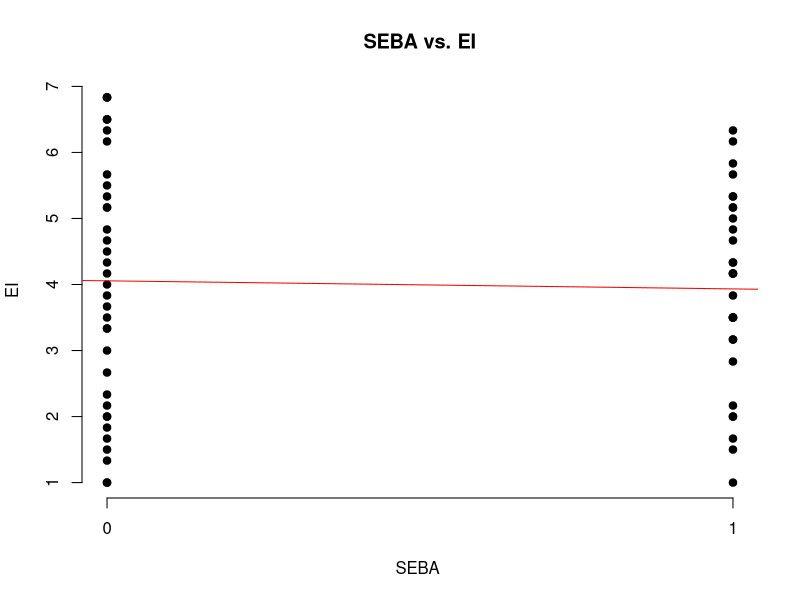
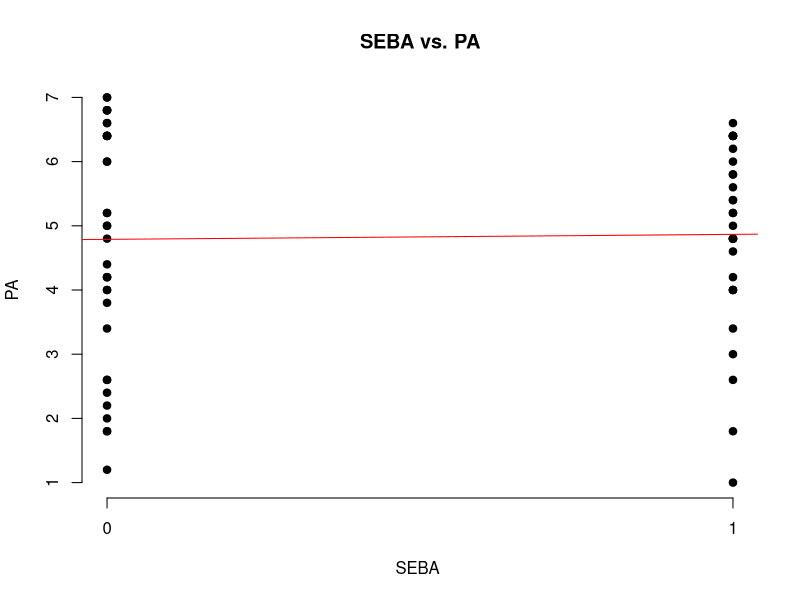
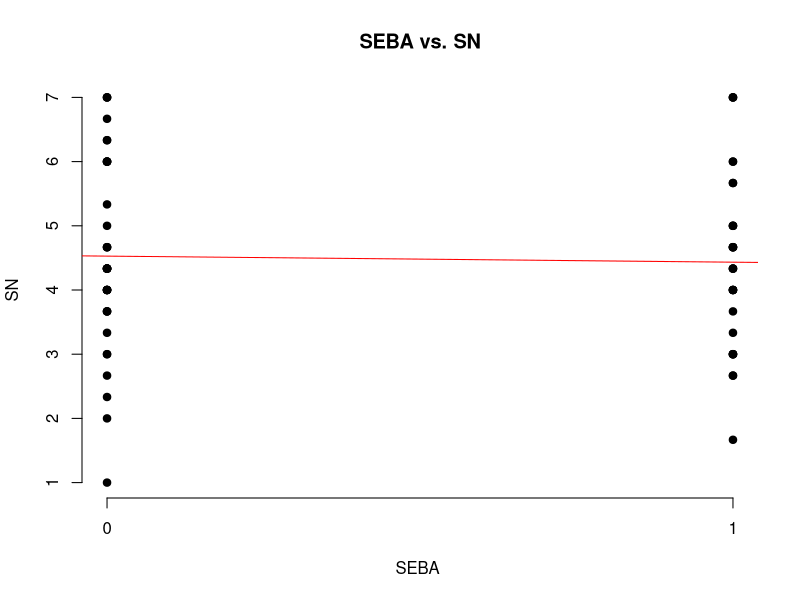
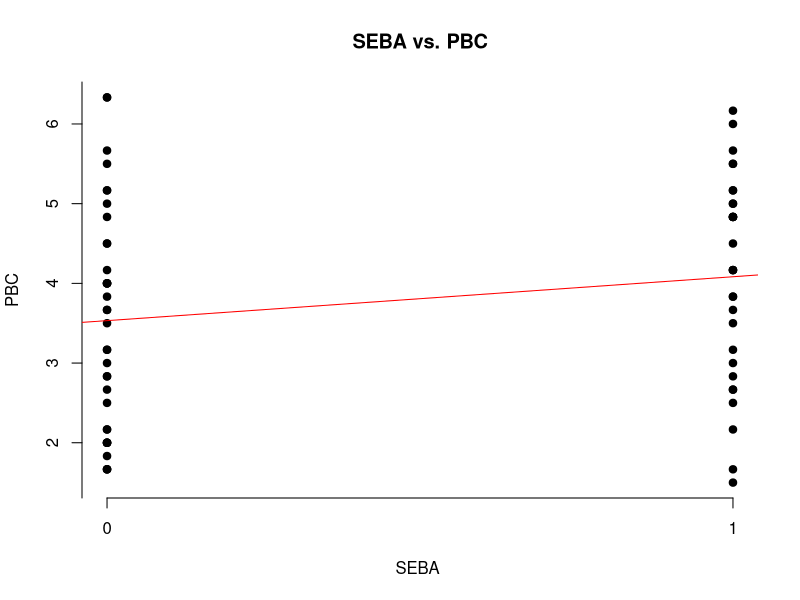
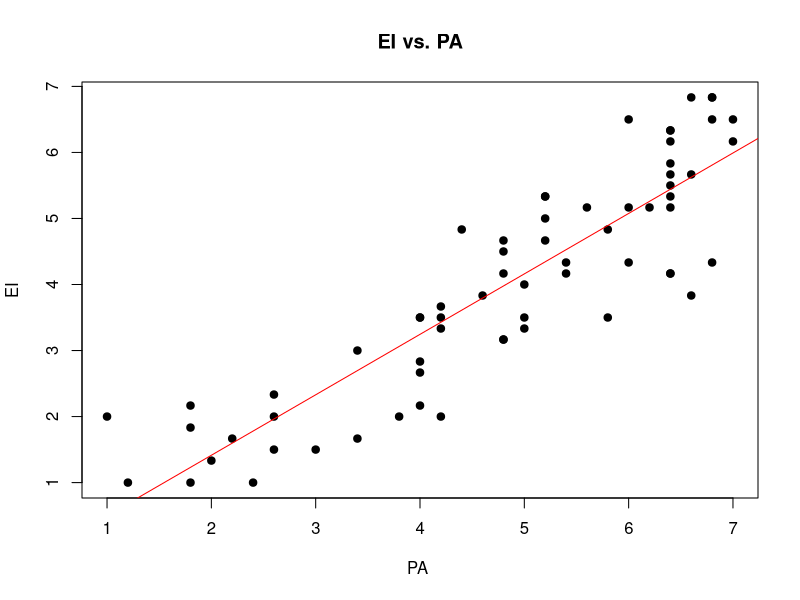
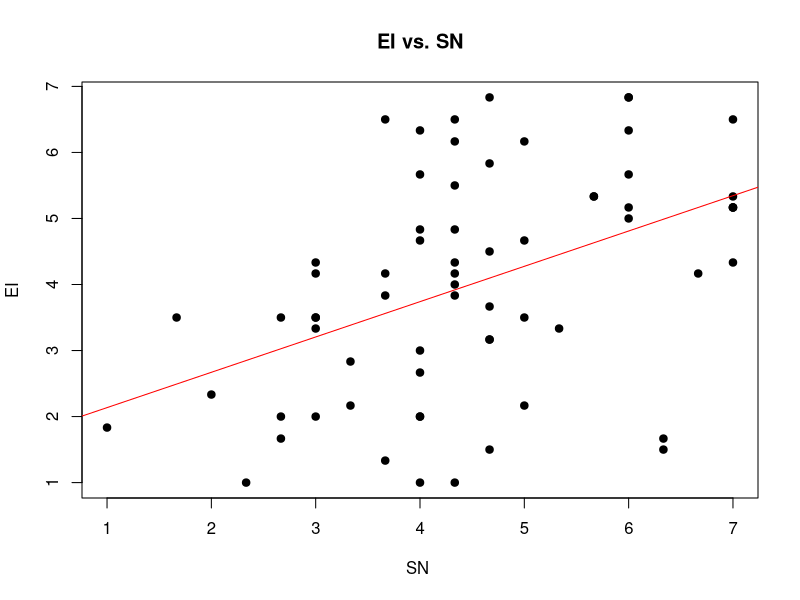
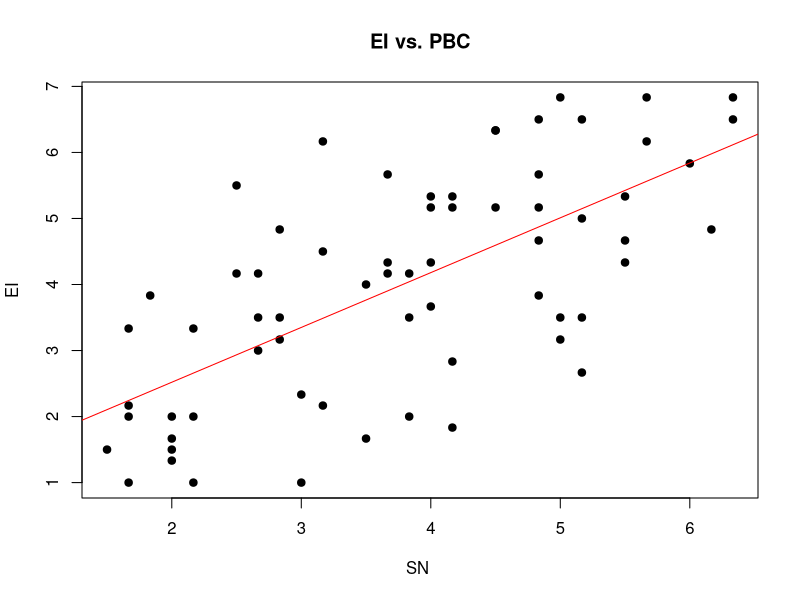

Reproduce these figures in R, in order.
library(dplyr)
library(car)

# Modeling Random to test
#data <- mutate(data, new = round(rnorm(66,4,2.75)))
#data <- mutate(data, new =  ifelse(new <  1, 1,new))
#data <- mutate(data, new =  ifelse(new >  7, 7,new))
#plot(data$EI,data$newSN)
#abline(lm(data$EI ~ data$new))
#fit=lm(EI ~ new, data=data)
#summary(fit)

########   SETTINGS    #############
setwd("/Users/lukasmohs/Desktop/Innovation-Analysis/") #adjust to directiory
data = read.csv("cleaned-responses.csv",sep=';')
summary(data)
data <- mutate(data, PA = (X11a+X11b+X11c+X11d+X11e)/5)
data <- mutate(data, SN = (X13a+X13b+X13c)/3)
data <- mutate(data, PBC = (X15a + X15b + X15c + X15d + X15e + X15f)/6)
data <- mutate(data, EI = (X18a + X18b + X18c + X18d + X18e + X18f)/6)
data <- mutate(data, SEBA = ifelse(Attended.SEBA == 'yes', 1, 0))
data <- mutate(data, Entrepreneur = ifelse(Already.Entrepreneur == 'yes', 1, 0))

########    EFFECT OF EI on ACTION    #############
#Modeling effect of IE on Entrepreneur
fitIEonEntrpreneur <- lm(Entrepreneur ~ EI, data=data)
summary(fitIEonEntrpreneur)

########    EFFECT OF SEBA    #############
#Modeling effect of SEBA on IE
fitSEBAonEI <- lm(EI ~ SEBA, data=data)
summary(fitSEBAonEI)
plot(data$SEBA, data$EI, axes=FALSE, main="SEBA vs. EI", 
     xlab="SEBA ", ylab="EI", pch=19)
axis(side=1, at=c(0:1))
axis(side=2, at=c(1:7))
abline(fitSEBAonEI, col="red")

#Modeling effect of SEBA on PA
fitPA <- lm(PA ~ SEBA, data=data)
summary(fitPA)
plot(data$SEBA, data$PA, axes=FALSE, main="SEBA vs. PA", 
     xlab="SEBA ", ylab="PA", pch=19)
axis(side=1, at=c(0:1))
axis(side=2, at=c(1:7))
abline(fitPA, col="red")

#Modeling effect of SEBA on SN
fitSN <- lm(SN ~ SEBA, data=data)
summary(fitSN)
plot(data$SEBA, data$SN, axes=FALSE, main="SEBA vs. SN", 
     xlab="SEBA ", ylab="SN", pch=19)
axis(side=1, at=c(0:1))
axis(side=2, at=c(1:7))
abline(fitSN, col="red")

#Modeling effect of SEBA on PBC
fitPBC <- lm(PBC ~ SEBA, data=data)
summary(fitPBC)
plot(data$SEBA, data$PBC, axes=FALSE, main="SEBA vs. PBC", 
     xlab="SEBA ", ylab="PBC", pch=19)
axis(side=1, at=c(0:1))
axis(side=2, at=c(1:7))
abline(fitPBC, col="red")


########    EFFECT OF AJZEN ANTECEDENT    #############
#Modeling effect of Ajzens antecedents on IE
fitAjzen <- lm(EI ~ PA + SN + PBC, data=data)
summary(fitAjzen)
#plot(fitAjzen)

#Plot effect of PA on EI
plot(data$PA,data$EI,  main="EI vs. PA", 
     xlab="PA ", ylab="EI", pch=19)
abline(lm(EI ~ PA, data = data), col="red")

#Plot effect of SN on EI
plot(data$SN,data$EI,  main="EI vs. SN", 
     xlab="SN ", ylab="EI", pch=19)
abline(lm(EI ~ SN, data = data), col="red")

#Plot effect of PBC on EI
plot(data$PBC,data$EI,  main="EI vs. PBC", 
     xlab="SN ", ylab="EI", pch=19)
abline(lm(EI ~ PBC, data = data), col="red")
